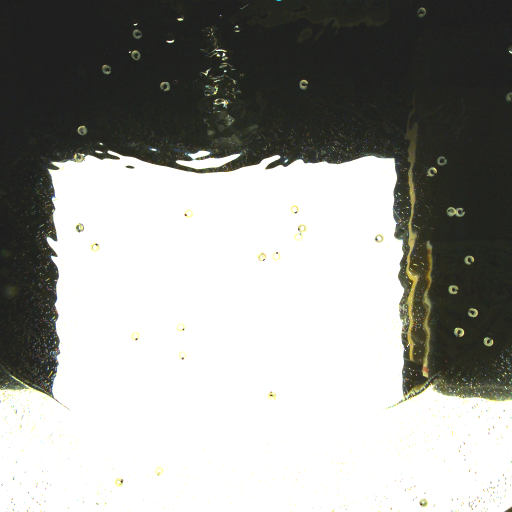
#> input picture src/2022_04_09/adj/C001H001S0001001500.bmp, 1024 x 1024 px (shown at 1/2 size)
$ jupyter execute --allow-errors hoge2.ipynb
#> lines starting #> are read from the running program, lines starting #| are printed output that depends on the picture
#> further down, img is the input picture: shape (1024, 1024, 3); mean B, G, R 152.8, 156.4, 155.7
### src/2022_04_09/adj.py
import os


import cv2
import numpy as np


def adjust(img, alpha=1.0, beta=0.0):
#> called with alpha = 3, beta = 30
    res = alpha * img + beta
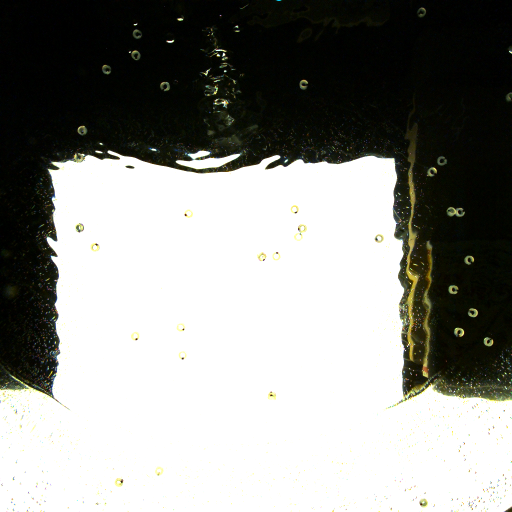
#> res: shape (1024, 1024, 3) float64 (shown at 1/2 size); mean B, G, R 488.3, 499.1, 497.2; drawn with min black and max white
    return np.clip(res, 0, 255).astype(np.uint8)
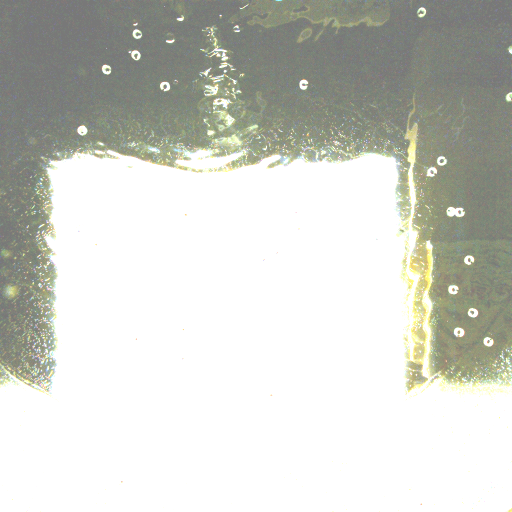
#> returned value: shape (1024, 1024, 3) (shown at 1/2 size); mean of channels 0, 1, 2 199.5, 206.3, 204.6; drawn as B, G, R


# [7 lines that do not run on import are left out]

### src/2022_04_09/hoge2.ipynb
[cell 1]
import cv2
import matplotlib.pyplot as plt
import numpy as np
from tqdm import tqdm
import time

import adj

[cell 2]
img = cv2.imread("adj/C001H001S0001001500.bmp")
img = adj.adjust(img, alpha=3.0, beta=30.0)
img_rgb = cv2.cvtColor(img, cv2.COLOR_BGR2RGB)

$ run again, with src/2022_04_09/adj/C001H001S0002000001.bmp copied over src/2022_04_09/adj/C001H001S0001001500.bmp
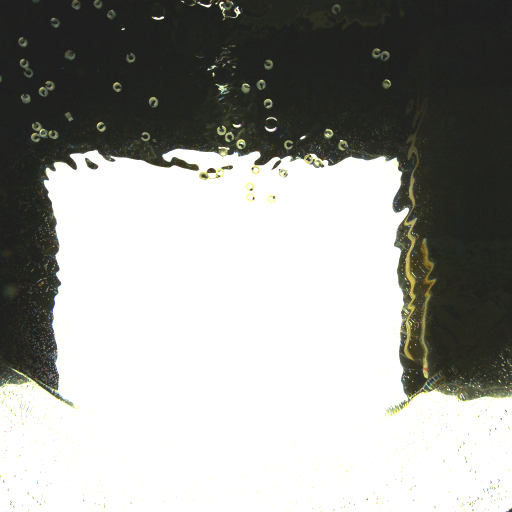
#> input picture src/2022_04_09/adj/C001H001S0002000001.bmp, 1024 x 1024 px (shown at 1/2 size)
#> img is the input picture: shape (1024, 1024, 3); mean B, G, R 154.1, 157.7, 157
#> in adjust, `res = alpha * img + beta`:
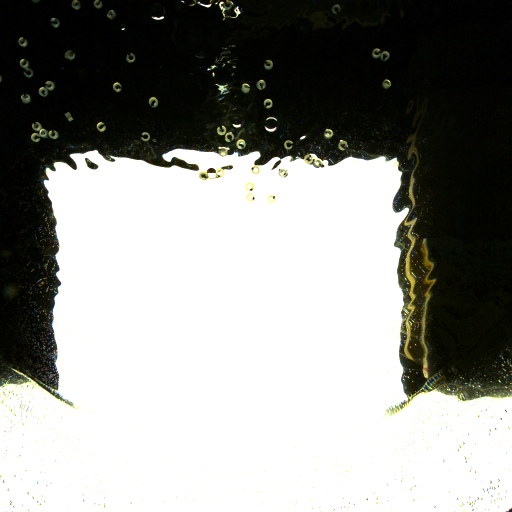
#> res: shape (1024, 1024, 3) float64 (shown at 1/2 size); mean B, G, R 492.4, 503.2, 501.1; drawn with min black and max white
#> in adjust, `return np.clip(res, 0, 255).astype(np.uint8)`:
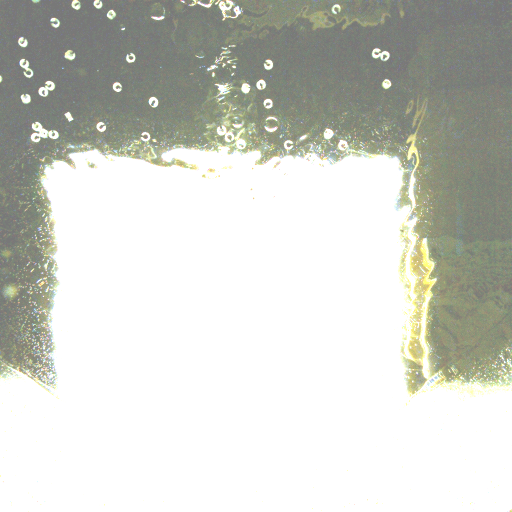
#> returned value: shape (1024, 1024, 3) (shown at 1/2 size); mean of channels 0, 1, 2 200.3, 207.2, 205.4; drawn as B, G, R

$ run again, with src/2022_04_09/adj/C001H001S0003000200.bmp copied over src/2022_04_09/adj/C001H001S0001001500.bmp
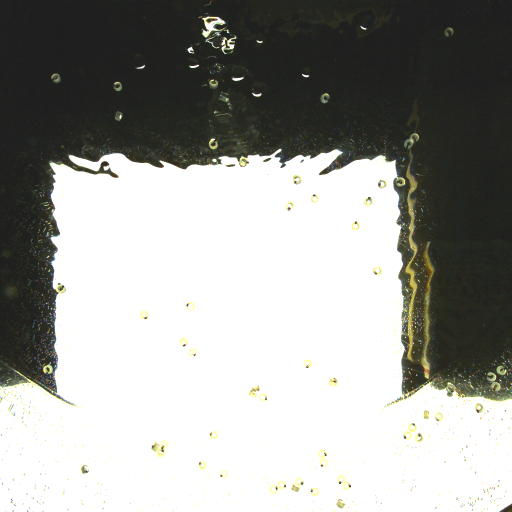
#> input picture src/2022_04_09/adj/C001H001S0003000200.bmp, 1024 x 1024 px (shown at 1/2 size)
#> img is the input picture: shape (1024, 1024, 3); mean B, G, R 153, 157, 156.4
#> in adjust, `res = alpha * img + beta`:
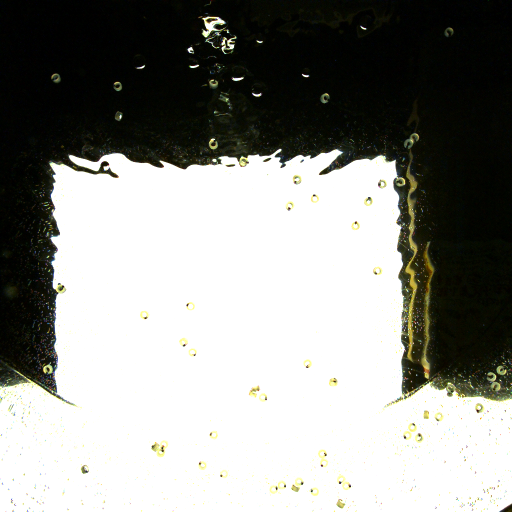
#> res: shape (1024, 1024, 3) float64 (shown at 1/2 size); mean B, G, R 489.1, 500.9, 499.1; drawn with min black and max white
#> in adjust, `return np.clip(res, 0, 255).astype(np.uint8)`:
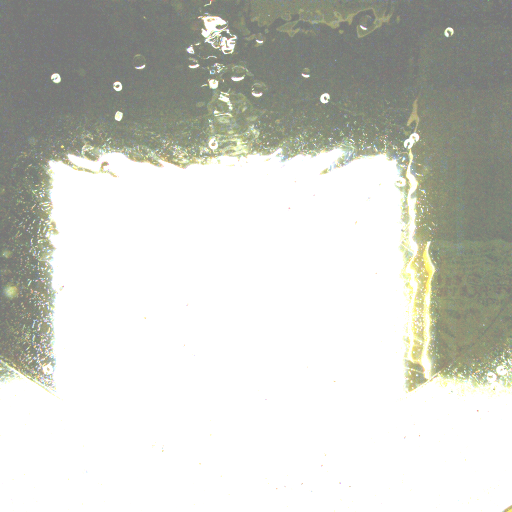
#> returned value: shape (1024, 1024, 3) (shown at 1/2 size); mean of channels 0, 1, 2 199.8, 206.6, 204.9; drawn as B, G, R
